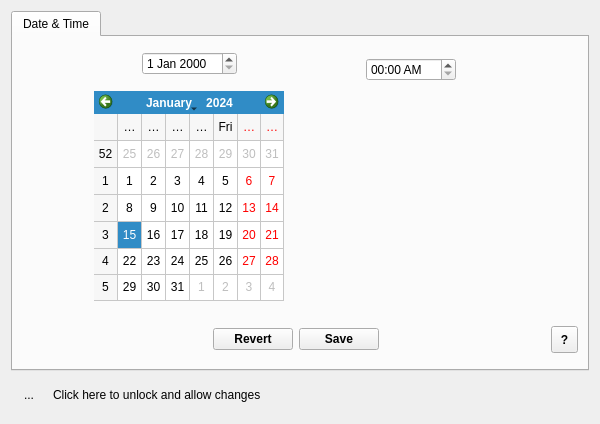
<ui version="4.0" >
 <class>datetimeFrm</class>
 <widget class="QWidget" name="datetimeFrm" >
  <property name="geometry" >
   <rect>
    <x>0</x>
    <y>0</y>
    <width>600</width>
    <height>424</height>
   </rect>
  </property>
  <property name="sizePolicy" >
   <sizepolicy vsizetype="Fixed" hsizetype="Fixed" >
    <horstretch>0</horstretch>
    <verstretch>0</verstretch>
   </sizepolicy>
  </property>
  <property name="windowTitle" >
   <string>Form</string>
  </property>
  <layout class="QGridLayout" name="gridLayout_4" >
   <item row="0" column="0" >
    <widget class="QTabWidget" name="atab" >
     <property name="sizePolicy" >
      <sizepolicy vsizetype="Expanding" hsizetype="Expanding" >
       <horstretch>0</horstretch>
       <verstretch>0</verstretch>
      </sizepolicy>
     </property>
     <property name="currentIndex" >
      <number>0</number>
     </property>
     <widget class="QWidget" name="tab" >
      <attribute name="title" >
       <string>Date &amp;&amp; Time</string>
      </attribute>
      <layout class="QGridLayout" name="gridLayout_3" >
       <item row="0" column="0" >
        <spacer name="horizontalSpacer_7" >
         <property name="orientation" >
          <enum>Qt::Horizontal</enum>
         </property>
         <property name="sizeHint" stdset="0" >
          <size>
           <width>52</width>
           <height>20</height>
          </size>
         </property>
        </spacer>
       </item>
       <item row="0" column="1" >
        <layout class="QGridLayout" name="gridLayout" >
         <property name="verticalSpacing" >
          <number>16</number>
         </property>
         <item row="0" column="0" >
          <spacer name="horizontalSpacer" >
           <property name="orientation" >
            <enum>Qt::Horizontal</enum>
           </property>
           <property name="sizeHint" stdset="0" >
            <size>
             <width>18</width>
             <height>20</height>
            </size>
           </property>
          </spacer>
         </item>
         <item row="0" column="1" >
          <widget class="QDateEdit" name="dateEdit" >
           <property name="enabled" >
            <bool>true</bool>
           </property>
          </widget>
         </item>
         <item row="0" column="2" >
          <spacer name="horizontalSpacer_2" >
           <property name="orientation" >
            <enum>Qt::Horizontal</enum>
           </property>
           <property name="sizeHint" stdset="0" >
            <size>
             <width>18</width>
             <height>20</height>
            </size>
           </property>
          </spacer>
         </item>
         <item row="1" column="0" colspan="3" >
          <widget class="QCalendarWidget" name="calendar" >
           <property name="enabled" >
            <bool>true</bool>
           </property>
           <property name="sizePolicy" >
            <sizepolicy vsizetype="Fixed" hsizetype="Fixed" >
             <horstretch>0</horstretch>
             <verstretch>0</verstretch>
            </sizepolicy>
           </property>
           <property name="minimumSize" >
            <size>
             <width>190</width>
             <height>210</height>
            </size>
           </property>
           <property name="maximumSize" >
            <size>
             <width>190</width>
             <height>210</height>
            </size>
           </property>
           <property name="firstDayOfWeek" >
            <enum>Qt::Monday</enum>
           </property>
           <property name="gridVisible" >
            <bool>true</bool>
           </property>
           <property name="navigationBarVisible" >
            <bool>true</bool>
           </property>
           <property name="dateEditEnabled" >
            <bool>false</bool>
           </property>
          </widget>
         </item>
        </layout>
       </item>
       <item row="0" column="2" >
        <spacer name="verticalSpacer_2" >
         <property name="orientation" >
          <enum>Qt::Vertical</enum>
         </property>
         <property name="sizeType" >
          <enum>QSizePolicy::Fixed</enum>
         </property>
         <property name="sizeHint" stdset="0" >
          <size>
           <width>20</width>
           <height>5</height>
          </size>
         </property>
        </spacer>
       </item>
       <item row="0" column="3" >
        <layout class="QGridLayout" name="gridLayout_2" >
         <property name="verticalSpacing" >
          <number>16</number>
         </property>
         <item row="0" column="0" >
          <spacer name="horizontalSpacer_3" >
           <property name="orientation" >
            <enum>Qt::Horizontal</enum>
           </property>
           <property name="sizeHint" stdset="0" >
            <size>
             <width>18</width>
             <height>20</height>
            </size>
           </property>
          </spacer>
         </item>
         <item row="0" column="1" >
          <widget class="QTimeEdit" name="timeEdit" >
           <property name="enabled" >
            <bool>true</bool>
           </property>
           <property name="minimumSize" >
            <size>
             <width>90</width>
             <height>0</height>
            </size>
           </property>
           <property name="displayFormat" >
            <string>HH:mm AP</string>
           </property>
          </widget>
         </item>
         <item row="0" column="2" >
          <spacer name="horizontalSpacer_4" >
           <property name="orientation" >
            <enum>Qt::Horizontal</enum>
           </property>
           <property name="sizeHint" stdset="0" >
            <size>
             <width>18</width>
             <height>20</height>
            </size>
           </property>
          </spacer>
         </item>
         <item row="1" column="0" colspan="3" >
          <widget class="WallClock" native="1" name="aclock" >
           <property name="enabled" >
            <bool>true</bool>
           </property>
           <property name="sizePolicy" >
            <sizepolicy vsizetype="Fixed" hsizetype="Fixed" >
             <horstretch>0</horstretch>
             <verstretch>0</verstretch>
            </sizepolicy>
           </property>
           <property name="minimumSize" >
            <size>
             <width>190</width>
             <height>190</height>
            </size>
           </property>
           <property name="maximumSize" >
            <size>
             <width>190</width>
             <height>190</height>
            </size>
           </property>
          </widget>
         </item>
        </layout>
       </item>
       <item row="0" column="4" >
        <spacer name="horizontalSpacer_6" >
         <property name="orientation" >
          <enum>Qt::Horizontal</enum>
         </property>
         <property name="sizeHint" stdset="0" >
          <size>
           <width>52</width>
           <height>20</height>
          </size>
         </property>
        </spacer>
       </item>
       <item row="1" column="2" >
        <spacer name="verticalSpacer_3" >
         <property name="orientation" >
          <enum>Qt::Vertical</enum>
         </property>
         <property name="sizeType" >
          <enum>QSizePolicy::Fixed</enum>
         </property>
         <property name="sizeHint" stdset="0" >
          <size>
           <width>20</width>
           <height>13</height>
          </size>
         </property>
        </spacer>
       </item>
       <item row="2" column="0" colspan="5" >
        <layout class="QHBoxLayout" name="horizontalLayout" >
         <item>
          <spacer name="horizontalSpacer_10" >
           <property name="orientation" >
            <enum>Qt::Horizontal</enum>
           </property>
           <property name="sizeType" >
            <enum>QSizePolicy::Fixed</enum>
           </property>
           <property name="sizeHint" stdset="0" >
            <size>
             <width>25</width>
             <height>20</height>
            </size>
           </property>
          </spacer>
         </item>
         <item>
          <spacer name="horizontalSpacer_5" >
           <property name="orientation" >
            <enum>Qt::Horizontal</enum>
           </property>
           <property name="sizeHint" stdset="0" >
            <size>
             <width>128</width>
             <height>22</height>
            </size>
           </property>
          </spacer>
         </item>
         <item>
          <widget class="QPushButton" name="revertBtn" >
           <property name="font" >
            <font>
             <weight>75</weight>
             <bold>true</bold>
            </font>
           </property>
           <property name="text" >
            <string>Revert</string>
           </property>
          </widget>
         </item>
         <item>
          <widget class="QPushButton" name="saveBtn" >
           <property name="font" >
            <font>
             <weight>75</weight>
             <bold>true</bold>
            </font>
           </property>
           <property name="text" >
            <string>Save</string>
           </property>
          </widget>
         </item>
         <item>
          <spacer name="horizontalSpacer_9" >
           <property name="orientation" >
            <enum>Qt::Horizontal</enum>
           </property>
           <property name="sizeHint" stdset="0" >
            <size>
             <width>148</width>
             <height>17</height>
            </size>
           </property>
          </spacer>
         </item>
         <item>
          <widget class="QToolButton" name="helpBtn" >
           <property name="minimumSize" >
            <size>
             <width>27</width>
             <height>27</height>
            </size>
           </property>
           <property name="maximumSize" >
            <size>
             <width>27</width>
             <height>27</height>
            </size>
           </property>
           <property name="font" >
            <font>
             <weight>75</weight>
             <bold>true</bold>
            </font>
           </property>
           <property name="text" >
            <string>?</string>
           </property>
           <property name="icon" >
            <iconset resource="../syspref.qrc" >
             <normaloff>:/icons/tool/question.png</normaloff>:/icons/tool/question.png</iconset>
           </property>
           <property name="iconSize" >
            <size>
             <width>12</width>
             <height>12</height>
            </size>
           </property>
          </widget>
         </item>
        </layout>
       </item>
      </layout>
     </widget>
    </widget>
   </item>
   <item row="1" column="0" >
    <layout class="QHBoxLayout" name="horizontalLayout_2" >
     <item>
      <widget class="QToolButton" name="unlockBtn" >
       <property name="minimumSize" >
        <size>
         <width>36</width>
         <height>36</height>
        </size>
       </property>
       <property name="maximumSize" >
        <size>
         <width>36</width>
         <height>36</height>
        </size>
       </property>
       <property name="text" >
        <string>...</string>
       </property>
       <property name="icon" >
        <iconset resource="../syspref.qrc" >
         <normaloff>:/icons/tool/lock.png</normaloff>:/icons/tool/lock.png</iconset>
       </property>
       <property name="iconSize" >
        <size>
         <width>28</width>
         <height>28</height>
        </size>
       </property>
       <property name="checkable" >
        <bool>true</bool>
       </property>
       <property name="checked" >
        <bool>false</bool>
       </property>
       <property name="autoRaise" >
        <bool>true</bool>
       </property>
      </widget>
     </item>
     <item>
      <widget class="QLabel" name="lockLbl" >
       <property name="text" >
        <string>Click here to unlock and allow changes</string>
       </property>
      </widget>
     </item>
    </layout>
   </item>
  </layout>
 </widget>
 <customwidgets>
  <customwidget>
   <class>WallClock</class>
   <extends>QWidget</extends>
   <header location="global" >clockwidget.h</header>
   <container>1</container>
  </customwidget>
 </customwidgets>
 <resources>
  <include location="../syspref.qrc" />
 </resources>
 <connections/>
</ui>
